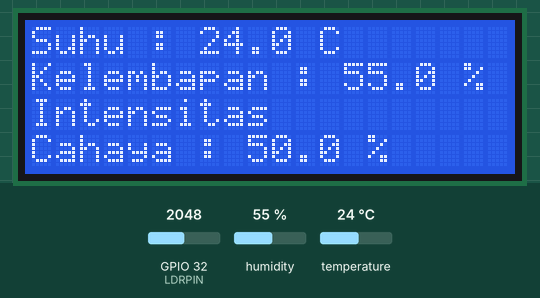
Simulated run of this program. Board: ESP32. On the bench: 20×4 character LCD. The inputs (shaded band) are chosen by the test bench; at power-on: GPIO 32 (LDRPIN) = 2048, humidity 55 %, temperature 24 °C. What the program prints to the serial monitor is not drawn.

Above: at 1.2 s.
1.3 s: GPIO 32 (LDRPIN) set to 4051
At 3.6 s:
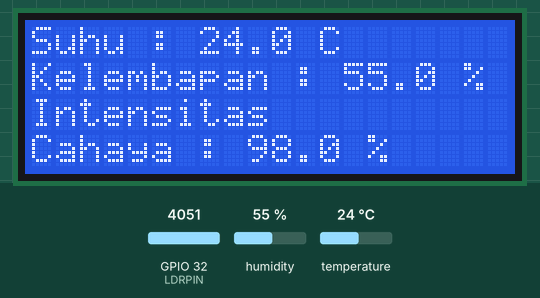
7.5 s: GPIO 32 (LDRPIN) set to 4095
At 9.6 s:
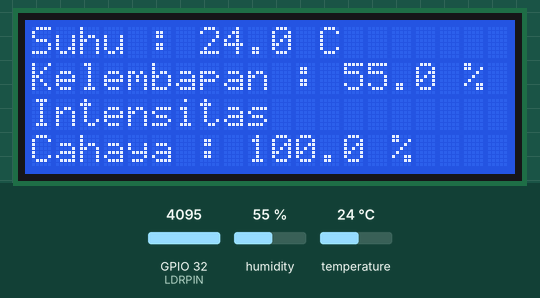
10.1 s: humidity set to 22 %
At 11.9 s:
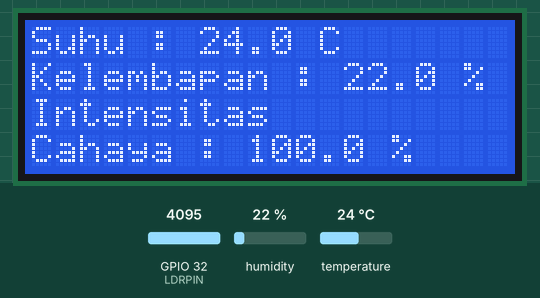
12.2 s: temperature set to 12 °C
At 13.3 s:
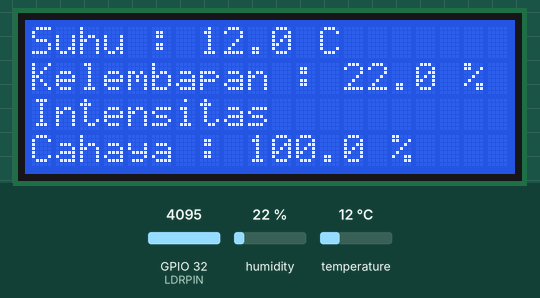
14.3 s: humidity set to 40 %
At 15.8 s:
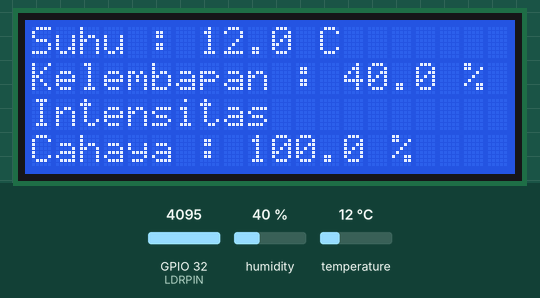
16.4 s: GPIO 32 (LDRPIN) set to 3603
At 18.3 s:
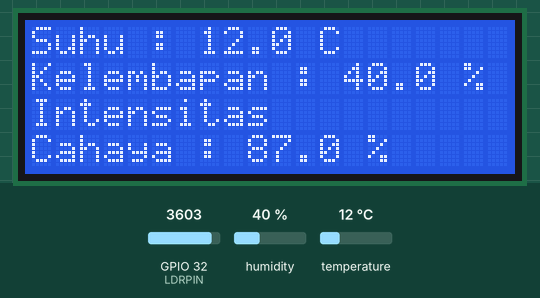
Timing chart, 0 to 19.6 s (numbered marks = the images above; inputs shaded):
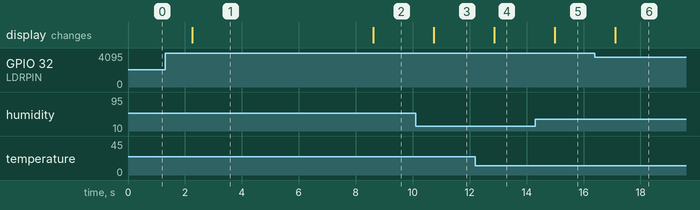

Measured:
- after the input at 1.3 s, the display: changes after 0.95 s (image 1)
- after the input at 7.5 s, the display: changes after 1.1 s (image 2)
- after the input at 10.1 s, the display: changes after 0.64 s (image 3)
- after the input at 12.2 s, the display: changes after 0.66 s (image 4)
- after the input at 14.3 s, the display: changes after 0.69 s (image 5)
- after the input at 16.4 s, the display: changes after 0.71 s (image 6)

The program:

main.cpp
```cpp
#include <Wire.h>                // Library untuk komunikasi I2C
#include <LiquidCrystal_I2C.h>   // Library LCD I2C
#include <DHT.h>                 // Library untuk sensor DHT22

// Definisi pin berdasarkan diagram.json
#define DHTPIN 4         // Pin untuk sensor DHT22
#define DHTTYPE DHT22    // Tipe sensor DHT22
#define LDRPIN 32        // Pin untuk sensor LDR

DHT dht(DHTPIN, DHTTYPE);
LiquidCrystal_I2C lcd(0x27, 20, 4);  // Alamat I2C LCD (coba ubah ke 0x3F jika tidak berfungsi)

void setup() {
    Serial.begin(9600);  // Inisialisasi komunikasi serial
    dht.begin();           // Mulai sensor DHT22
    lcd.init();            // Inisialisasi LCD
    lcd.backlight();       // Aktifkan lampu latar LCD
}

void loop() {
    float temperature = dht.readTemperature();  // Membaca suhu dalam Celsius
    float humidity = dht.readHumidity();        // Membaca kelembapan
    int lightValue = analogRead(LDRPIN);        // Membaca nilai dari LDR
    float lightIntensity = map(lightValue, 0, 4095, 0, 100);  // Konversi ke persen

    // Tampilkan di Serial Monitor
    Serial.print("Suhu: "); Serial.print(temperature); Serial.println(" C");
    Serial.print("Kelembapan: "); Serial.print(humidity); Serial.println(" %");
    Serial.print("Cahaya: "); Serial.print(lightIntensity); Serial.println(" %");

    // Tampilkan di LCD
    lcd.clear();
    lcd.setCursor(0, 0);
    lcd.print("Suhu : "); lcd.print(temperature, 1); lcd.print(" C");

    lcd.setCursor(0, 1);
    lcd.print("Kelembapan : "); lcd.print(humidity, 1); lcd.print(" %");

    lcd.setCursor(0, 2);
    lcd.print("Intensitas");
    lcd.setCursor(0, 3);
    lcd.print("Cahaya : "); lcd.print(lightIntensity, 1); lcd.print(" %");

    delay(1000);  // Update setiap 1 detik
}
```
